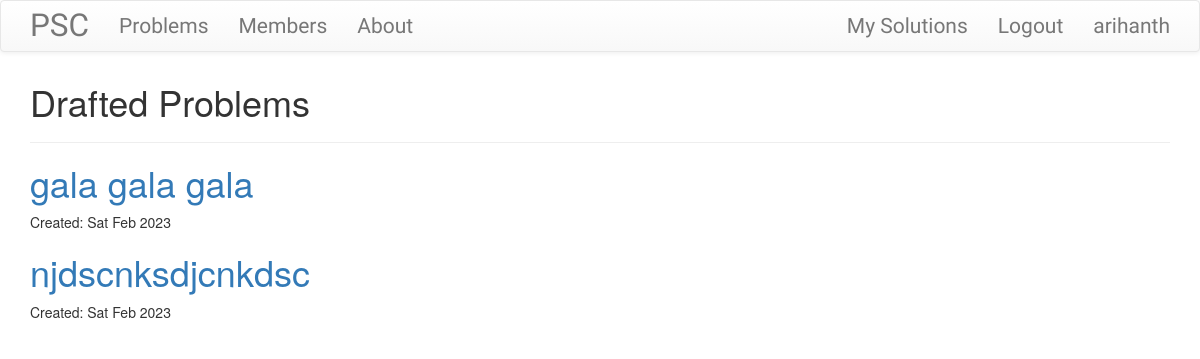
Page /problems/drafts/ (signed in) on the earlier database version.
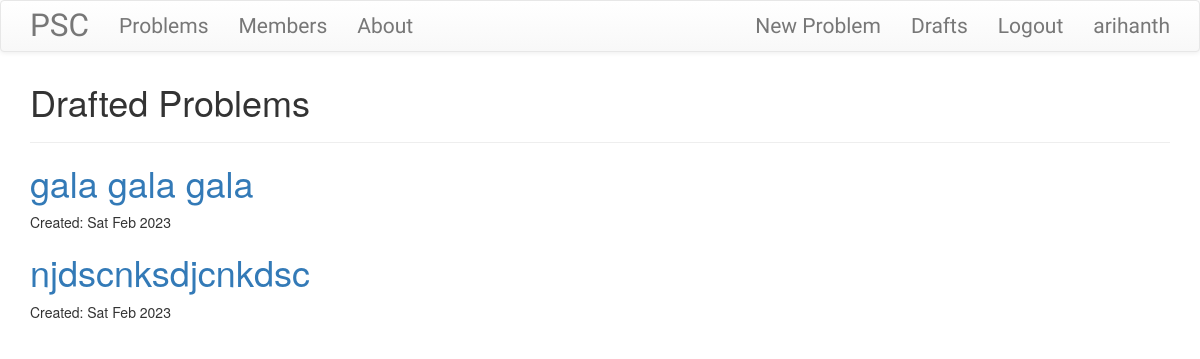
Same page on the later database version.
### accounts/models.py (models this page shows)
class CustomUser(AbstractBaseUser, PermissionsMixin):
    user_type_choices = (
        ('ps','Problem Solver'),
        ('pp','Problem Provider')
        )
    user_type = models.CharField(max_length=5, choices=user_type_choices, default='pp', verbose_name="Who you are? ")
    username = models.CharField(max_length=50, verbose_name="Your username ", unique=True)
    email = models.EmailField(max_length=50, unique=True, blank=False, verbose_name="Your Email ")
    is_active = models.BooleanField(default=True) # anyone who signs up for thsi application is by default an active user
    is_admin = models.BooleanField(default=False)
    is_staff = models.BooleanField(default=False)
    is_superuser = models.BooleanField(default=False) # the person who has highest level of control over database
    objects = CustomUserManager()
    REQUIRED_FIELDS = ['user_type','email']
    USERNAME_FIELD = 'username'
    EMAIL_FIELD = 'email'

### problems/views.py (the view)
# urls.py: path("drafts/", views.DraftListView.as_view(), name="problem_draft_list"),
class DraftListView(ListView, LoginRequiredMixin):
    model = Problem
    template_name = "problem_draft_list.html"
    login_url = 'login/'
    redirect_field_name = 'problems/problem_list.html'
    def get_queryset(self):
        return Problem.objects.filter(published_date__isnull = True).order_by('created_date') # i.e select posts which have published date as null

### problems/templates/problems/problem_draft_list.html (shortened to what this page needs)
{% extends 'base.html' %}
{% block content %}
    <h1> Drafted Problems </h1>
    <hr>
    {% for problem in problem_list %}
        <div class="problem">
                <h1> <a href="{% url 'problems:problem_detail' pk=problem.pk %}"> {{problem.title}} </a> </h1>
                <p class="date"> Created: {{problem.created_date|date:'D M Y'}}</p>
        </div>
    {% endfor %}
{% endblock content %}

### templates/base.html (shortened to what this page needs)
<!DOCTYPE html>
{% load static %}
<html>
    <head>
            <link rel="stylesheet" href="https://cdn.jsdelivr.net/npm/bootstrap@3.3.7/dist/css/bootstrap.min.css">
            <link rel="stylesheet" href="https://cdn.jsdelivr.net/npm/bootstrap@3.3.7/dist/css/bootstrap-theme.min.css">
            <link rel="stylesheet" href="//cdn.jsdelivr.net/npm/medium-editor@latest/dist/css/medium-editor.min.css" type="text/css" media="screen" charset="utf-8">
            <link rel = "stylesheet" href="{% static 'problem_solvers_centre/css/master.css' %}">
            <link rel="stylesheet" href = "{% static 'css/details.css'%}">
    </head>
    <body>
        <nav class="navbar navbar-default techfont custom-navbar" >
            <div class= "container">
                <ul class="nav navbar-nav">
                    <li> <a class ="navbar-brand bigbrand" href = "{% url 'home' %}"> PSC </a> </li>
                    <li> <a href = "{% url 'problems:problem_list' %}"> Problems </a> </li>
                    <li> <a href = "#"> Members </a> </li>
                    <li> <a href = "#"> About </a> </li>
                </ul>
                <ul class = "nav navbar-nav navbar-right">
                    {% if user.is_authenticated %}
                        {% if user.user_type == 'pp' %}
                            <li> <a href="{% url 'problems:problem_new' %}"> New Problem </a> </li>
                            <li> <a href="{% url 'problems:problem_draft_list' %}"> Drafts </a> </li>
                            <li> <a href="{% url 'logout' %}"> Logout </a> </li>
                            <li> <a href="{% url 'accounts:problem_provider_account' pk=user.ProblemProvider.pk %}" > {{user.username}} </a> </li>
                        {% else %}
                            <li> <a href="{% url 'problems:solution_list' %}"> My Solutions </a> </li>
                            <li> <a href="{% url 'logout' %}"> Logout </a> </li>
                            <li> <a href="{% url 'accounts:problem_solver_account' pk=user.ProblemSolver.pk %}" > {{user.username}} </a> </li>
                        {% endif %}
                    {% else %}
                    <li> <a href="{% url 'accounts:login' %}" class = "nav navbar-right"> Login </a> </li>
                    <li> <a href="{% url 'accounts:signup' %}"> Sign Up </a> </li>
                    {% endif %}
                </ul>
            </div>
        </nav>
        <div class="container">
            {% block content %}
            {% endblock content %}
        </div>
    </body>
</html>

Differences in the rows shown:
changed CustomUser "arihanth": user_type "ps" → "pp" (drawn)
Other differences:
text no longer shown: "My Solutions"
text now shown: "New Problem Drafts"
